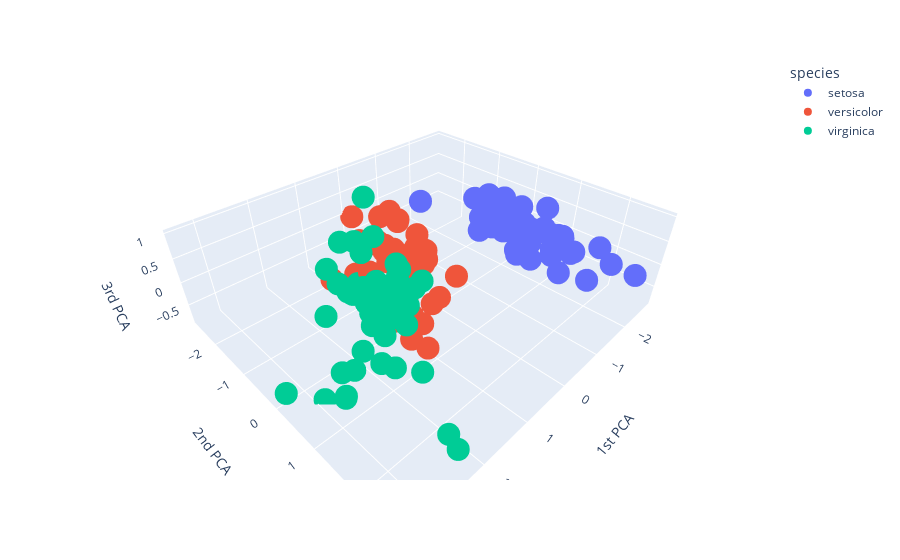

Notebook code cell kept with this figure:
### Code cell
px.scatter_3d(iris_final, x = '1st PCA', y = '2nd PCA', z = '3rd PCA', color = 'species')

### Figure 1 — Plotly figure (JSON) as saved in the notebook; plotly's stock layout.template omitted (floating-point values rounded to 4 significant figures)
{"data": [{"hovertemplate": "species=setosa<br>1st PCA=%{x}<br>2nd PCA=%{y}<br>3rd PCA=%{z}<extra></extra>", "legendgroup": "setosa", "marker": {"color": "#636efa", "symbol": "circle"}, "mode": "markers", "name": "setosa", "scene": "scene", "showlegend": true, "type": "scatter3d", "x": [-2.265, -2.081, -2.364, -2.299, -2.39, -2.076, -2.444, -2.233, -2.335, -2.184, -2.166, -2.326, -2.218, -2.633, -2.199, -2.262, -2.208, -2.19, -1.899, -2.343, -1.914, -2.207, -2.774, -1.819, -2.227, -1.952, -2.051, -2.169, -2.14, -2.265, -2.14, -1.832, -2.615, -2.446, -2.11, -2.208, -2.045, -2.527, -2.43, -2.17, -2.286, -1.858, -2.554, -1.964, -2.137, -2.07, -2.385, -2.394, -2.229, -2.204, "setosa", "setosa", "setosa", "setosa", "setosa", "setosa", "setosa", "setosa", "setosa", "setosa", "setosa", "setosa", "setosa", "setosa", "setosa", "setosa", "setosa", "setosa", "setosa", "setosa", "setosa", "setosa", "setosa", "setosa", "setosa", "setosa", "setosa", "setosa", "setosa", "setosa", "setosa", "setosa", "setosa", "setosa", "setosa", "setosa", "setosa", "setosa", "setosa", "setosa", "setosa", "setosa", "setosa", "setosa", "setosa", "setosa", "setosa", "setosa", "setosa", "setosa"], "y": [0.48, -0.6741, -0.3419, -0.5974, 0.6468, 1.489, 0.04764, 0.2231, -1.115, -0.469, 1.044, 0.1331, -0.7287, -0.9615, 1.86, 2.686, 1.484, 0.4888, 1.405, 1.128, 0.4089, 0.9241, 0.4583, 0.08556, 0.1373, -0.6256, 0.2422, 0.5271, 0.3132, -0.3377, -0.5045, 0.4237, 1.794, 2.151, -0.4602, -0.2061, 0.6616, 0.5923, -0.9042, 0.2689, 0.4417, -2.337, -0.4791, 0.4723, 1.142, -0.7111, 1.12, -0.3862, 0.998, 0.009216, null, null, null, null, null, null, null, null, null, null, null, null, null, null, null, null, null, null, null, null, null, null, null, null, null, null, null, null, null, null, null, null, null, null, null, null, null, null, null, null, null, null, null, null, null, null, null, null, null, null], "z": [-0.1277, -0.2346, 0.0442, 0.09129, 0.01574, 0.02697, 0.3355, -0.0887, 0.1451, -0.2538, -0.2687, 0.09376, -0.2309, 0.1808, -0.4729, 0.03053, -0.005344, -0.04422, -0.3743, 0.1326, -0.4213, 0.1599, 0.3322, 0.03449, 0.118, -0.3056, 0.08636, -0.2068, -0.2712, 0.06844, -0.07501, -0.2705, 0.04723, -0.08267, -0.1703, -0.2254, -0.4845, 0.01944, 0.1933, -0.1759, 0.03489, -0.2042, 0.3058, 0.3096, 0.2484, -0.06393, 0.05722, 0.1395, -0.1815, -0.153, null, null, null, null, null, null, null, null, null, null, null, null, null, null, null, null, null, null, null, null, null, null, null, null, null, null, null, null, null, null, null, null, null, null, null, null, null, null, null, null, null, null, null, null, null, null, null, null, null, null]}, {"hovertemplate": "species=versicolor<br>1st PCA=%{x}<br>2nd PCA=%{y}<br>3rd PCA=%{z}<extra></extra>", "legendgroup": "versicolor", "marker": {"color": "#EF553B", "symbol": "circle"}, "mode": "markers", "name": "versicolor", "scene": "scene", "showlegend": true, "type": "scatter3d", "x": [1.102, 0.7313, 1.241, 0.4075, 1.075, 0.3887, 0.7465, -0.4873, 0.9279, 0.01143, -0.1102, 0.4407, 0.5621, 0.7196, -0.03335, 0.8754, 0.3503, 0.1588, 1.225, 0.1649, 0.7377, 0.4763, 1.234, 0.6329, 0.7027, 0.8743, 1.257, 1.358, 0.6648, -0.04026, 0.1308, 0.02345, 0.2415, 1.061, 0.224, 0.4291, 1.049, 1.045, 0.06959, 0.2835, 0.2791, 0.6246, 0.3365, -0.3622, 0.2886, 0.09136, 0.2277, 0.5764, -0.4477, 0.2567, "versicolor", "versicolor", "versicolor", "versicolor", "versicolor", "versicolor", "versicolor", "versicolor", "versicolor", "versicolor", "versicolor", "versicolor", "versicolor", "versicolor", "versicolor", "versicolor", "versicolor", "versicolor", "versicolor", "versicolor", "versicolor", "versicolor", "versicolor", "versicolor", "versicolor", "versicolor", "versicolor", "versicolor", "versicolor", "versicolor", "versicolor", "versicolor", "versicolor", "versicolor", "versicolor", "versicolor", "versicolor", "versicolor", "versicolor", "versicolor", "versicolor", "versicolor", "versicolor", "versicolor", "versicolor", "versicolor", "versicolor", "versicolor", "versicolor", "versicolor"], "y": [0.863, 0.5946, 0.6163, -1.754, -0.2084, -0.5933, 0.773, -1.852, 0.03223, -1.034, -2.654, -0.0633, -1.765, -0.1862, -0.439, 0.5091, -0.1963, -0.7921, -1.622, -1.303, 0.3966, -0.4173, -0.9333, -0.4164, -0.06341, 0.2508, -0.07726, 0.3313, -0.2259, -1.059, -1.562, -1.572, -0.7773, -0.6338, -0.2878, 0.8456, 0.5221, -1.383, -0.2195, -1.329, -1.12, 0.02492, -0.9884, -2.019, -0.8557, -0.1812, -0.3849, -0.1549, -1.544, -0.5989, null, null, null, null, null, null, null, null, null, null, null, null, null, null, null, null, null, null, null, null, null, null, null, null, null, null, null, null, null, null, null, null, null, null, null, null, null, null, null, null, null, null, null, null, null, null, null, null, null, null], "z": [-0.6846, -0.09412, -0.554, -0.0231, -0.3983, 0.1242, 0.149, 0.2493, -0.5962, 0.5389, -0.04679, 0.2051, -0.7658, -0.06866, 0.1949, -0.5035, 0.4909, -0.302, -0.4823, -0.1728, 0.6165, -0.265, -0.3684, -0.2919, -0.446, -0.4726, -0.7272, -0.2608, 0.08586, -0.3196, -0.15, -0.2416, -0.1512, 0.1053, 0.6652, 0.4506, -0.3958, -0.6883, 0.2916, 0.08941, 0.09449, -0.02048, -0.1994, 0.1058, 0.1309, 0.129, 0.1562, -0.2717, 0.1904, 0.09188, null, null, null, null, null, null, null, null, null, null, null, null, null, null, null, null, null, null, null, null, null, null, null, null, null, null, null, null, null, null, null, null, null, null, null, null, null, null, null, null, null, null, null, null, null, null, null, null, null, null]}, {"hovertemplate": "species=virginica<br>1st PCA=%{x}<br>2nd PCA=%{y}<br>3rd PCA=%{z}<extra></extra>", "legendgroup": "virginica", "marker": {"color": "#00cc96", "symbol": "circle"}, "mode": "markers", "name": "virginica", "scene": "scene", "showlegend": true, "type": "scatter3d", "x": [1.845, 1.158, 2.205, 1.44, 1.868, 2.752, 0.367, 2.302, 2.007, 2.26, 1.364, 1.603, 1.884, 1.26, 1.468, 1.59, 1.471, 2.426, 3.311, 1.264, 2.038, 0.978, 2.898, 1.333, 1.701, 1.954, 1.175, 1.021, 1.788, 1.864, 2.436, 2.305, 1.863, 1.114, 1.202, 2.799, 1.576, 1.346, 0.9248, 1.852, 2.015, 1.902, 1.158, 2.041, 1.998, 1.871, 1.565, 1.521, 1.373, 0.9607, "virginica", "virginica", "virginica", "virginica", "virginica", "virginica", "virginica", "virginica", "virginica", "virginica", "virginica", "virginica", "virginica", "virginica", "virginica", "virginica", "virginica", "virginica", "virginica", "virginica", "virginica", "virginica", "virginica", "virginica", "virginica", "virginica", "virginica", "virginica", "virginica", "virginica", "virginica", "virginica", "virginica", "virginica", "virginica", "virginica", "virginica", "virginica", "virginica", "virginica", "virginica", "virginica", "virginica", "virginica", "virginica", "virginica", "virginica", "virginica", "virginica", "virginica"], "y": [0.8704, -0.6989, 0.562, -0.04699, 0.295, 0.8004, -1.562, 0.4201, -0.7114, 1.921, 0.6928, -0.4217, 0.4192, -1.162, -0.4423, 0.6762, 0.2556, 2.557, 0.01778, -1.707, 0.9105, -0.5718, 0.4136, -0.4818, 1.014, 1.008, -0.3164, 0.06435, -0.1874, 0.5623, 0.2593, 2.626, -0.1785, -0.2929, -0.8113, 0.8568, 1.069, 0.4224, 0.01722, 0.6761, 0.6139, 0.6896, -0.6989, 0.8675, 1.049, 0.387, -0.8967, 0.2691, 1.011, -0.02433, null, null, null, null, null, null, null, null, null, null, null, null, null, null, null, null, null, null, null, null, null, null, null, null, null, null, null, null, null, null, null, null, null, null, null, null, null, null, null, null, null, null, null, null, null, null, null, null, null, null], "z": [1.005, 0.5302, -0.2029, 0.1636, 0.3956, -0.5823, 0.9869, -0.6517, -0.394, 0.3976, 0.2846, 0.02319, 0.02634, 0.5802, 1.004, 0.6384, 0.03743, -0.1279, -0.7033, -0.2675, 0.2348, 0.8281, -0.8574, -0.005428, 0.2985, -0.42, 0.1299, 0.3377, 0.2707, -0.7156, -0.7278, -0.4935, 0.3541, -0.1835, -0.1647, -0.5429, 0.9459, 0.1809, 0.4168, -0.01267, 0.4283, 0.1301, 0.5302, 0.3381, 0.6324, 0.2563, -0.02637, 0.1802, 0.9334, 0.5282, null, null, null, null, null, null, null, null, null, null, null, null, null, null, null, null, null, null, null, null, null, null, null, null, null, null, null, null, null, null, null, null, null, null, null, null, null, null, null, null, null, null, null, null, null, null, null, null, null, null]}], "layout": {"legend": {"title": {"text": "species"}, "tracegroupgap": 0}, "margin": {"t": 60}, "scene": {"domain": {"x": [0, 1], "y": [0, 1]}, "xaxis": {"title": {"text": "1st PCA"}}, "yaxis": {"title": {"text": "2nd PCA"}}, "zaxis": {"title": {"text": "3rd PCA"}}}}}
